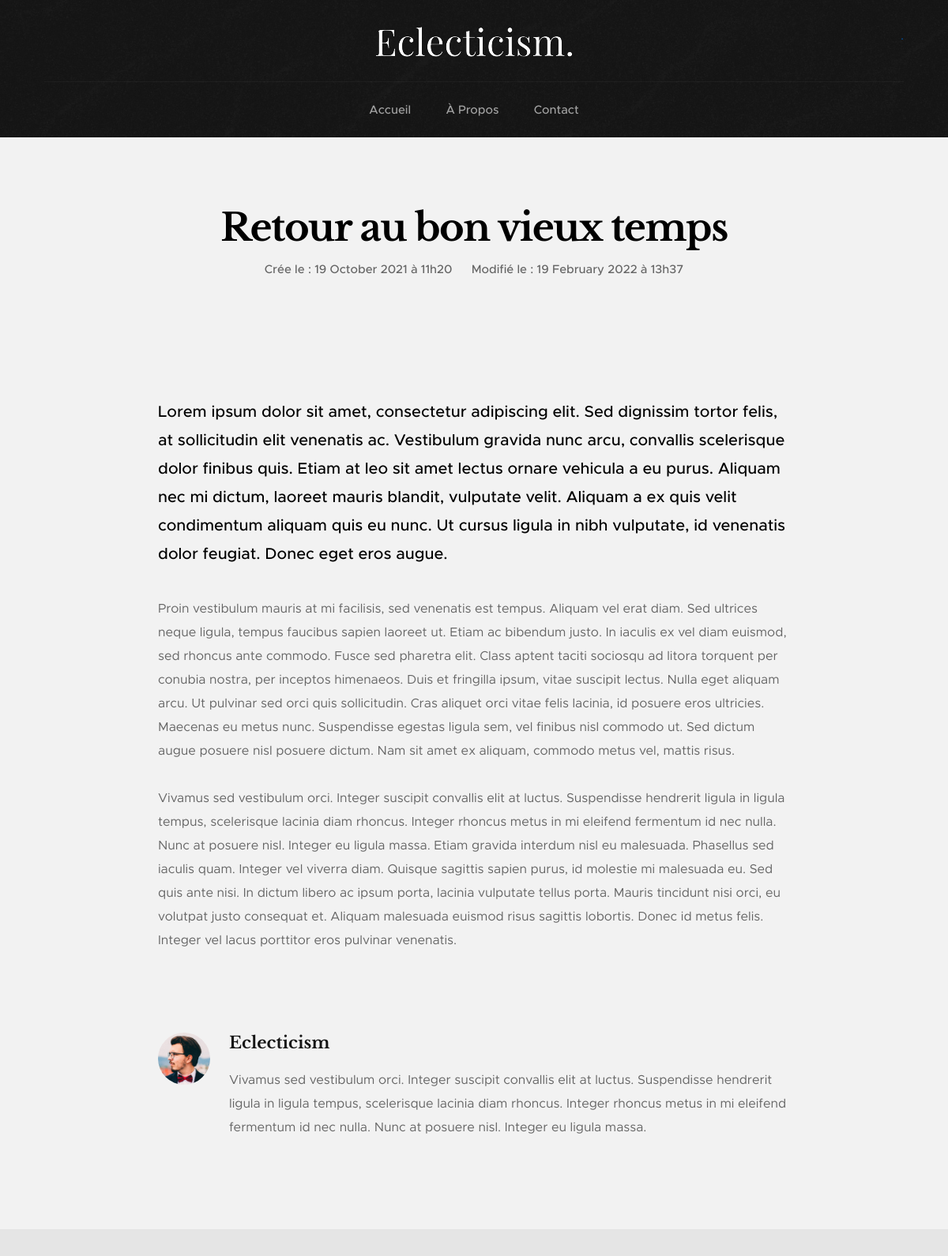
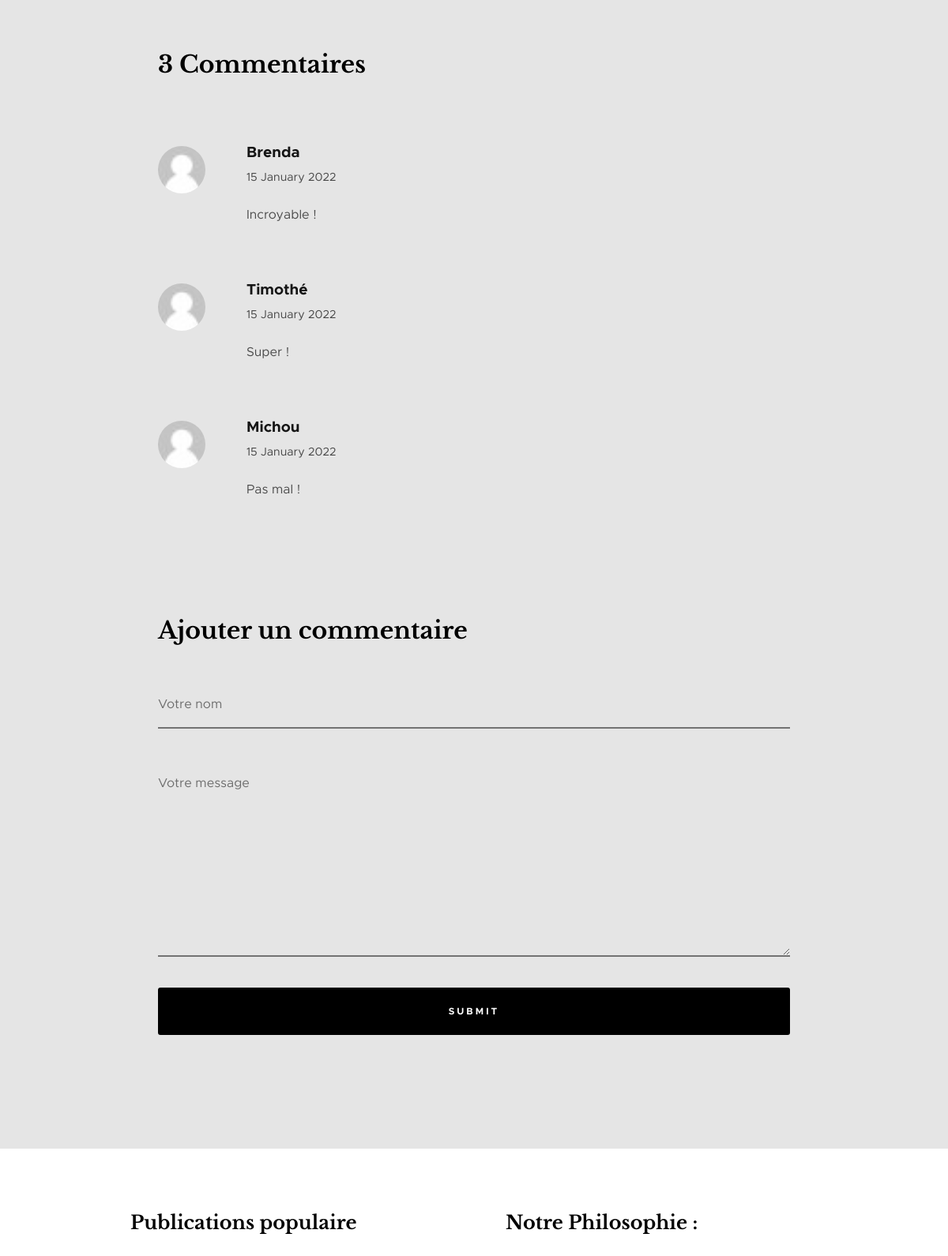
Screenshot of /index.php?page=post&id=3 (upper part) with the database file from the repository (2 pictures, top to bottom).
### tables this page shows
CREATE TABLE `post` (
  `id` int NOT NULL,
  `fav` tinyint(1) NOT NULL DEFAULT '0',
  `title` varchar(250) NOT NULL,
  `thumbnail` varchar(255) NOT NULL,
  `content` longtext NOT NULL,
  `userID` int NOT NULL,
  `createdThe` timestamp NOT NULL DEFAULT CURRENT_TIMESTAMP,
  `updateThe` timestamp NOT NULL DEFAULT CURRENT_TIMESTAMP ON UPDATE CURRENT_TIMESTAMP
);

CREATE TABLE `user` (
  `id` int NOT NULL,
  `email` varchar(255) NOT NULL,
  `username` varchar(100) NOT NULL,
  `password` varchar(255) NOT NULL,
  `bio` text
);

CREATE TABLE `comment` (
  `id` int NOT NULL,
  `postID` int NOT NULL,
  `username` varchar(50) NOT NULL,
  `message` text NOT NULL,
  `publishedThe` date NOT NULL,
  `validated` tinyint(1) NOT NULL DEFAULT '0'
);

### controller/controller.php (called while the page is built, shortened)
<?php
require 'model/model.php';
function post() {
  $post = getPost($_GET['id']);
  $comment = getComment($_GET['id']);
  $owner = getOwner($_GET['id']);
  require_once('view/post.php');
}

### public/class/BDD.php (called while the page is built, shortened)
<?php
class BDD {
  PRIVATE $dbh;
  protected function __construct(){
    try {
      $this->dbh = new \PDO("mysql:host=localhost;dbname=phpBlog", 'quentincvl', 'Mavie190716%');
      $this->dbh->setAttribute(\PDO::ATTR_EMULATE_PREPARES, false);
      $this->dbh->setAttribute(\PDO::ATTR_ERRMODE, \PDO::ERRMODE_EXCEPTION);
    }
    catch(\Exception $e) {
      die('Erreur : '.$e->getMessage());
    }
  }
  public function getConnection(): \PDO
  {
    return $this->dbh;
  }
}

### public/class/Post.php (called while the page is built, shortened)
<?php
class Post extends BDD
{
  private $dbh;
  private $id;
  public function __construct($values = array())
  {
    $BDD = new BDD();
    $this->dbh = $BDD->getConnection();
  }
  public function hydrate($values) {
    foreach ($values as $attribute => $value) {
      $methode = 'set' . str_replace(' ', '', ucwords(str_replace('_', ' ', $attribute)));
    }
  }
  public function setId($id): void
  {
    $this->id = (int)$id;
  }
  public function getPost(): array
  {
    $req = $this->dbh->prepare("SELECT * FROM post WHERE id = :id");
    $req->bindParam(':id', $this->id);
    $req->execute();
    return $req->fetch(\PDO::FETCH_ASSOC);
  }
  public function getOwner(): array
  {
    $req = $this->dbh->prepare("SELECT u.username, u.bio FROM user as u, post as p WHERE u.id = p.userID and p.id = :id");
    $req->bindParam(':id', $this->id);
    $req->execute();
    return $req->fetch(\PDO::FETCH_ASSOC);
  }
}

### model/model.php (called while the page is built, shortened)
<?php
function getPost($postId) {
  $getPost = New Post(array('id' => $postId));
  return $getPost->getPost();
}
function getOwner($postId) {
  $getOwner = New Post(array('id' => $postId));
  return $getOwner->getOwner();
}
function getComment(string $postID) {
  $getComments = New Comment(array('postID' => $postID));
  return $getComments->getComments();
}

### public/class/Comment.php (called while the page is built, shortened)
<?php
class Comment extends BDD
{
  private \PDO $dbh;
  private int $postID;
  public function __construct($values = array())
  {
    $BDD = new BDD();
    $this->dbh = $BDD->getConnection();
  }
  public function hydrate($values) {
    foreach ($values as $attribute => $value) {
      $methode = 'set' . str_replace(' ', '', ucwords(str_replace('_', ' ', $attribute)));
    }
  }
  public function setPostID($postID): void
  {
    $this->postID = $postID;
  }
  public function getComments(): array
  {
    $req = $this->dbh->prepare("SELECT * FROM comment WHERE postID = :postID");
    $req->bindParam(':postID', $this->postID);
    $req->execute();
    return $req->fetchAll(\PDO::FETCH_ASSOC);
  }
}

### view/template/extraFooter.php (the view, shortened to what this page needs)
<section class="s-extra">
  <div class="row top">
    <div class="col-eight md-six tab-full popular">
      <h3>Publications populaire</h3>
    </div>
    <div class="col-four md-six tab-full about">
      <h3>Notre Philosophie :</h3>
    </div>
  </div>
</section>

### view/post.php (shortened to what this page needs)
  <section class="s-content s-content--narrow s-content--no-padding-bottom">
    <article class="row format-standard">
      <div class="s-content__header col-full">
        <h1 class="s-content__header-title">
          <?php echo $post['title'] ?>
        </h1>
        <ul class="s-content__header-meta">
          <li class="date">Crée le : <?php
            echo strftime("%d %B %Y à %Hh%M", strtotime($post['createdThe']));
            ?></li>
          <li class="date">Modifié le : <?php
            echo strftime("%d %B %Y à %Hh%M", strtotime($post['updateThe']));
            ?></li>
        </ul>
      </div>
      <div class="s-content__media col-full">
        <div class="s-content__post-thumb" style="text-align: center">
        </div>
      </div>
      <div class="col-full s-content__main">
        <?php
        $content = explode("\n", $post['content']);
        foreach ($content as $key => $ctt) {
          if (trim($ctt)) {
            if ($key === 0) { ?>
              <p class="lead"><?php echo $ctt ?></p>
            <?php } else { ?>
              <p><?php echo $ctt ?></p>
            <?php }
          }
        }
        ?>
        <div class="s-content__author">
          <img src="public/images/avatars/user-03.jpg" alt="">
          <div class="s-content__author-about">
            <h4 class="s-content__author-name">
              <a href="#0"><?php echo $owner['username'] ?></a>
            </h4>
            <p><?php echo $owner['bio'] ?: '' ?></p>
          </div>
        </div>
      </div>
    </article>
    <div class="comments-wrap">
      <div id="comments" class="row">
        <div class="col-full">
          <h3 class="h2"><?php
            $count = 0;
            foreach ($comment as $com) {
              if ($com['validated']) {
                $count++;
              }
            }
            echo $count . " Commentaire" . ($count > 1 ? "s" : "")
            ?>
          </h3>
          <ol class="commentlist">
            <?php foreach ($comment as $com) {
              if ($com['validated'] || (isset($_SESSION['user']) && !empty($_SESSION['user']))) : ?>
                <li class="depth-1 comment" <?php if(!$com['validated']) echo 'style="background-color: lightgray"'?>>
                  <div class="comment__avatar">
                    <img width="50" height="50" class="avatar" src="public/images/avatars/noAvatar.png" alt="">
                  </div>
                  <div class="comment__content">
                    <div class="comment__info">
                      <cite><?php echo $com['username'] ?></cite>
                      <div class="comment__meta">
                        <time class="comment__time"><?php
                          echo strftime("%d %B %Y", strtotime($com['publishedThe']))
                          ?>
                        </time>
                      </div>
                    </div>
                    <div class="comment__text">
                      <p><?php echo $com['message'] ?></p>
                    </div>
                  </div>
                </li>
              <?php endif;
            } ?>
          </ol>
          <div class="respond">
            <h3 class="h2">Ajouter un commentaire</h3>
            <form name="contactForm" id="contactForm" method="post" action="index.php?page=createComment">
              <fieldset>
                <div class="form-field">
                  <input name="cName" type="text" id="cName" class="full-width"
                         placeholder="Votre nom" style="color: black"
                         value="<?php echo $_SESSION['user']['username'] ?? '' ?>" <?php echo isset($_SESSION['user']['username']) ? 'readonly' : '' ?>>
                </div>
                <div class="message form-field">
                  <textarea name="cMessage" id="cMessage" class="full-width"
                            placeholder="Votre message" style="color: black"></textarea>
                </div>
                <button type="submit" class="submit btn--primary btn--large full-width">Submit</button>
              </fieldset>
            </form>
          </div>
        </div>
      </div>
    </div>
  </section>
<?php
require 'template/general.php';

### public/css/base.css (style rules this page uses)
html { font-family: sans-serif; line-height: 1.15; -ms-text-size-adjust: 100%; -webkit-text-size-adjust: 100%; }
body { margin: 0; }
article, aside, footer, header, nav, section { display: block; }
h1 { font-size: 2em; margin: 0.67em 0; }
a { background-color: transparent; -webkit-text-decoration-skip: objects; }
img { border-style: none; }
button, input, optgroup, select, textarea { font-family: sans-serif; font-size: 100%; line-height: 1.15; margin: 0; }
button, input { overflow: visible; }
button, select { text-transform: none; }
button, html [type="button"], [type="reset"], [type="submit"] { -webkit-appearance: button; }
fieldset { border: 1px solid #c0c0c0; margin: 0 2px; padding: 0.35em 0.625em 0.75em; }
textarea { overflow: auto; }
html { font-size: 62.5%; box-sizing: border-box; }
*, *::before, *::after { box-sizing: inherit; }
body { font-weight: normal; line-height: 1; word-wrap: break-word; text-rendering: optimizeLegibility; -webkit-overflow-scrolling: touch; -webkit-text-size-adjust: none; }
body, input, button { -moz-osx-font-smoothing: grayscale; -webkit-font-smoothing: antialiased; }
img, video { max-width: 100%; height: auto; }
div, dl, dt, dd, ul, ol, li, h1, h2, h3, h4, h5, h6, pre, form, p, blockquote, th, td { margin: 0; padding: 0; }
h1, h2, h3, h4, h5, h6 { -webkit-font-smoothing: auto; -webkit-font-smoothing: antialiased; -webkit-font-variant-ligatures: common-ligatures; -moz-font-variant-ligatures: common-ligatures; font-variant-ligatures: common-ligatures; text-rendering: optimizeLegibility; }
ol, ul { list-style: none; }
li { display: block; }
a { text-decoration: none; line-height: inherit; }
fieldset { margin: 0; padding: 0; }
input[type="email"], input[type="number"], input[type="search"], input[type="text"], input[type="tel"], input[type="url"], input[type="password"], textarea { -webkit-appearance: none; -moz-appearance: none; -ms-appearance: none; -o-appearance: none; appearance: none; }
.row { width: 94%; max-width: 1200px; margin: 0 auto; }
.row:after { content: ""; display: table; clear: both; }
[class*="col-"] { float: left; padding: 0 20px; }
.col-four, .col-1-3 { width: 33.33333%; }
.col-eight, .col-2-3 { width: 66.66667%; }
.col-twelve, .col-full { width: 100%; }
@media only screen and (max-width: 1200px) { [class*="col-"] { padding: 0 15px; } }
@media only screen and (max-width: 1200px) { .md-six, .md-1-2 { width: 50%; } }
.full-width { width: 100%; }

### rows the page displays
post: title "Retour au bon vieux temps", createdThe "19 October 2021 à 11h20", updateThe "19 February 2022 à 13h37", content "Lorem ipsum dolor sit amet, consectetur adipiscing elit. Sed dignissim tortor felis, at sollicitudin elit venenatis ac. Vestibulum gravida nunc arcu, convallis scelerisque dolor finibus quis. Etiam at leo sit amet lectus ornare vehicula a eu purus. Aliquam nec mi dictum, laoreet mauris blandit, vulputate velit. Aliquam a ex quis velit condimentum aliquam quis eu nunc. Ut cursus ligula in nibh vulputate, id venenatis dolor feugiat. Donec eget eros augue.", content "Proin vestibulum mauris at mi facilisis, sed venenatis est tempus. Aliquam vel erat diam. Sed ultrices neque ligula, tempus faucibus sapien laoreet ut. Etiam ac bibendum justo. In iaculis ex vel diam euismod, sed rhoncus ante commodo. Fusce sed pharetra elit. Class aptent taciti sociosqu ad litora torquent per conubia nostra, per inceptos himenaeos. Duis et fringilla ipsum, vitae suscipit lectus. Nulla eget aliquam arcu. Ut pulvinar sed orci quis sollicitudin. Cras aliquet orci vitae felis lacinia, id posuere eros ultricies. Maecenas eu metus nunc. Suspendisse egestas ligula sem, vel finibus nisl commodo ut. Sed dictum augue posuere nisl posuere dictum. Nam sit amet ex aliquam, commodo…", content "Vivamus sed vestibulum orci. Integer suscipit convallis elit at luctus. Suspendisse hendrerit ligula in ligula tempus, scelerisque lacinia diam rhoncus. Integer rhoncus metus in mi eleifend fermentum id nec nulla. Nunc at posuere nisl. Integer eu ligula massa. Etiam gravida interdum nisl eu malesuada. Phasellus sed iaculis quam. Integer vel viverra diam. Quisque sagittis sapien purus, id molestie mi malesuada eu. Sed quis ante nisi. In dictum libero ac ipsum porta, lacinia vulputate tellus porta. Mauris tincidunt nisi orci, eu volutpat justo consequat et. Aliquam malesuada euismod risus sagittis lobortis. Donec id metus felis. Integer vel lacus porttitor eros pulvinar venenatis."
user: username "Eclecticism", bio "Vivamus sed vestibulum orci. Integer suscipit convallis elit at luctus. Suspendisse hendrerit ligula in ligula tempus, scelerisque lacinia diam rhoncus. Integer rhoncus metus in mi eleifend fermentum id nec nulla. Nunc at posuere nisl. Integer eu ligula massa."
comment: validated 1 (drawn), username "Brenda", publishedThe "15 January 2022", message "Incroyable !"
comment: validated 1 (drawn), username "Timothé", publishedThe "15 January 2022", message "Super !"
comment: validated 1 (drawn), username "Michou", publishedThe "15 January 2022", message "Pas mal !"

### other values shown
$count "3"
